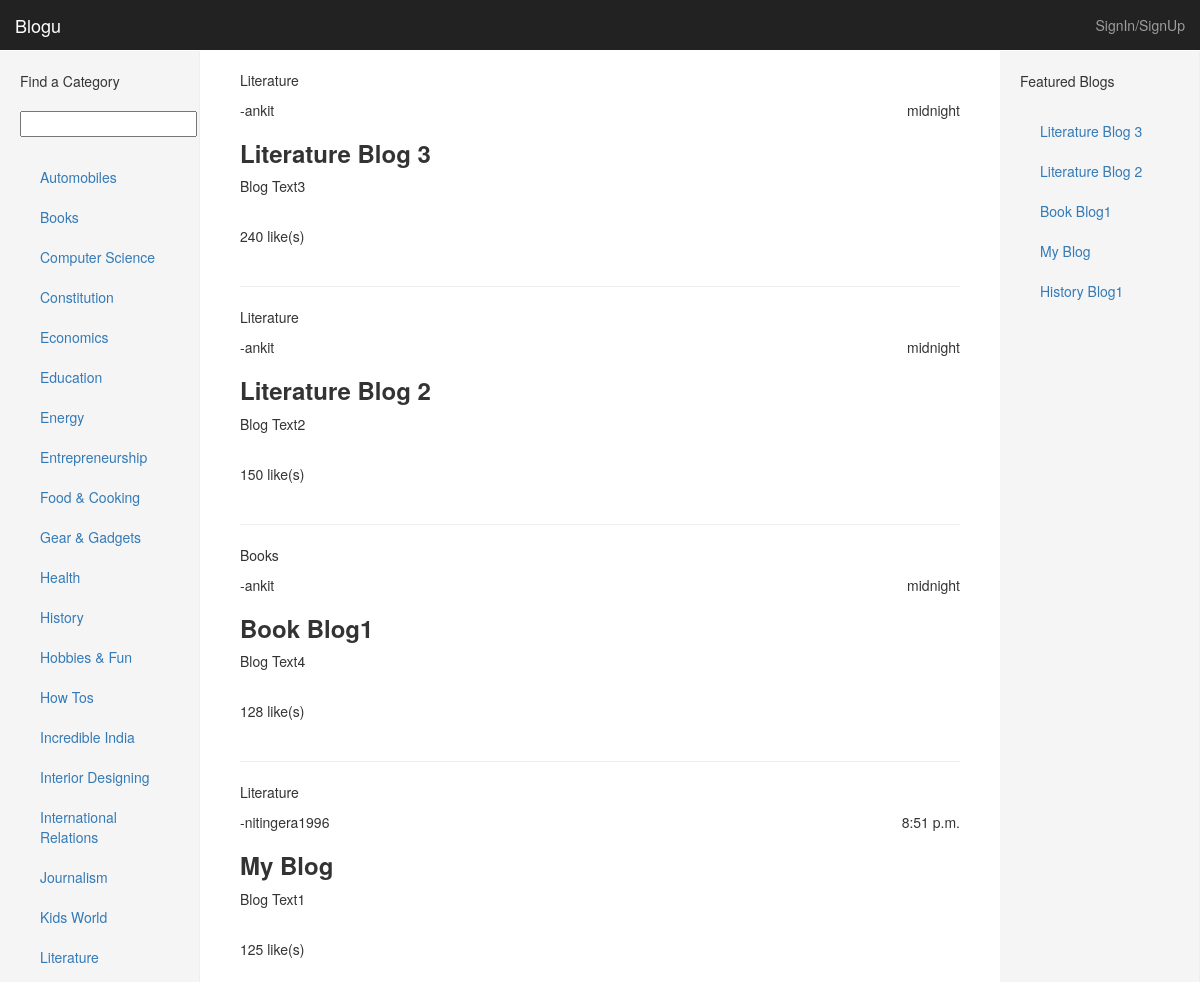
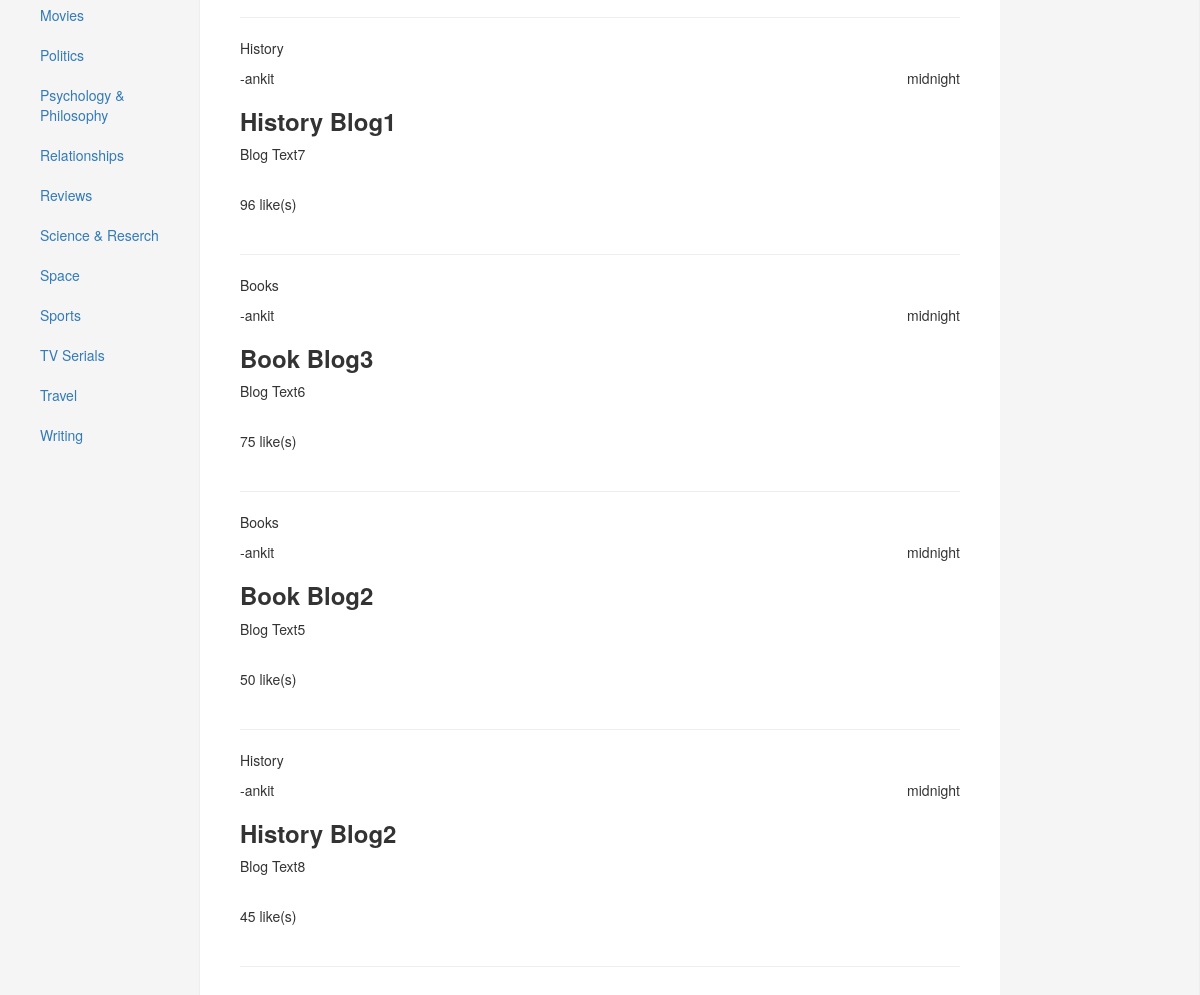
The app's page /blogu/, older data (2 pictures, top to bottom).
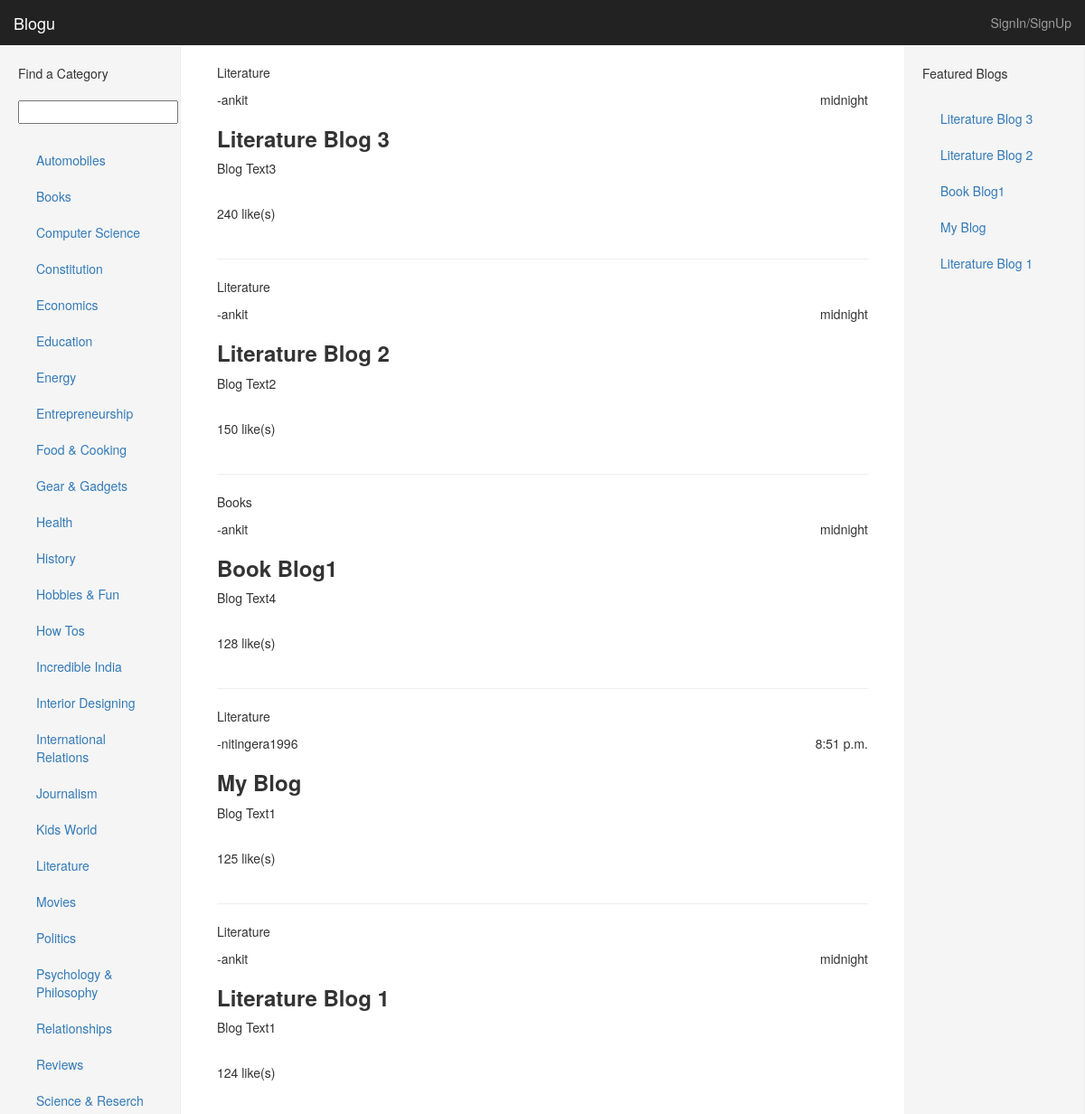
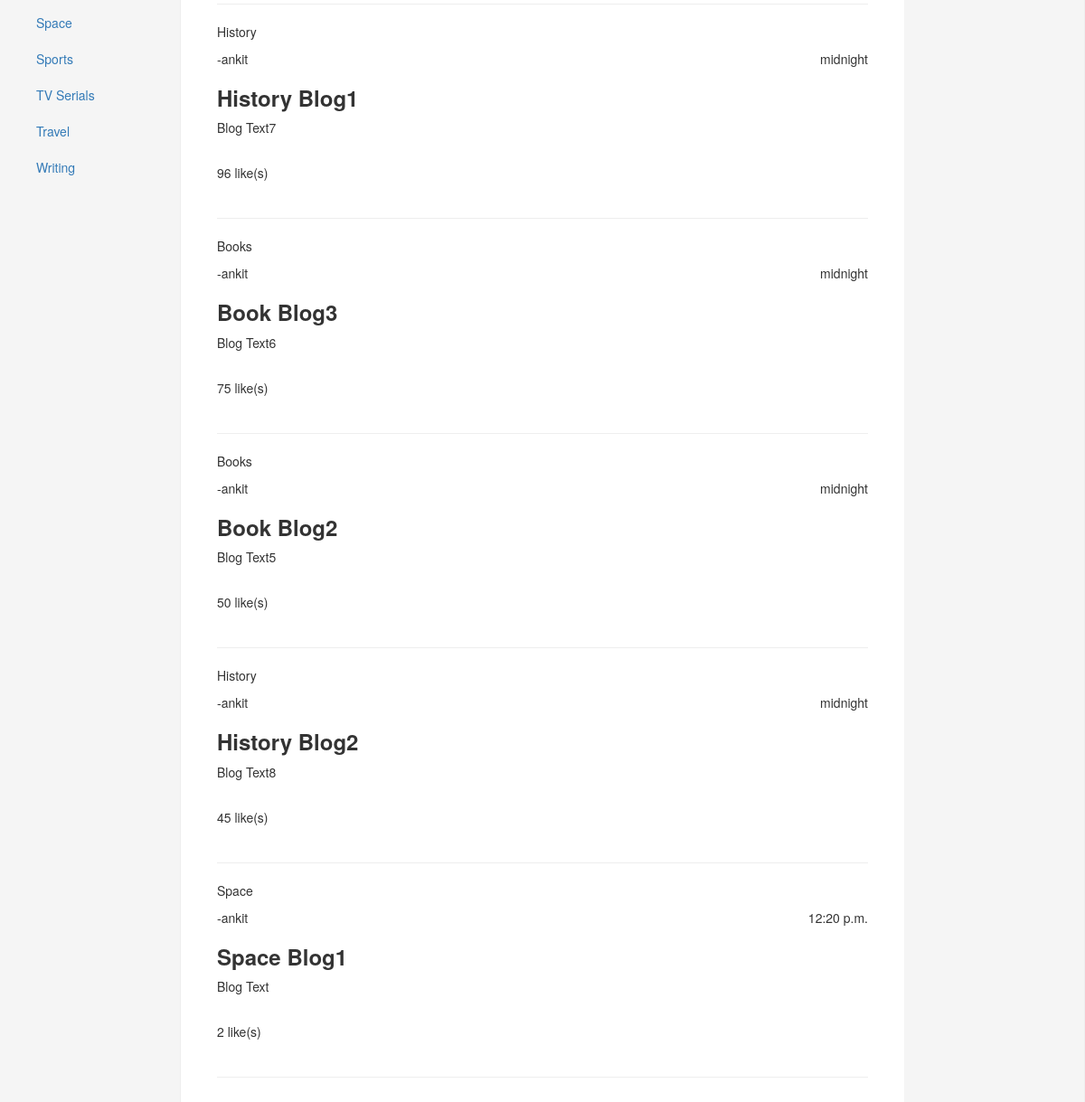
The same page, newer data (2 pictures, top to bottom).
### blogu/models.py (models this page shows, shortened)
class Category(models.Model):
    name = models.CharField(max_length=128,unique=True)
    likes = models.IntegerField(default=0)
    slug = models.SlugField(unique=True)
    def __unicode__(self):
	    return self.name

class Blog(models.Model):
    category = models.ForeignKey(Category)
    title = models.CharField(max_length=128)
    written_by=models.ForeignKey(User)
    views = models.IntegerField(default=0)
    slug = models.SlugField(unique=True)
    image=models.ImageField(upload_to="blog_images",blank=True)
    image_description=models.TextField(default='')
    heading=models.TextField(default='')
    text = models.TextField()
    likes=models.IntegerField(default=0)
    date_added=models.DateField(default='2015-01-01')
    time_added=models.TimeField(default='00:00.00.000000')

### blogu/views.py (the view)
def index(request):
    context_dict = {}
    blog_list = Blog.objects.order_by('-likes')[:10]
    context_dict['blogs']=blog_list
    comment_matrix=[]
    for blog in blog_list:
        comment_matrix.append(Comment.objects.filter(comment_to=blog).order_by('-likes')[:5])
    context_dict['comments']=comment_matrix
    response = render(request,'blogu/index.html',context_dict)
    return response

### blogu/templatetags/blogu_extras.py (called while the page is built)
@register.inclusion_tag('blogu/cats.html')
def get_category_list(cat=None):
    return {'cats':Category.objects.all().order_by('name'), "act_cat": cat}

@register.inclusion_tag('blogu/blogs.html')
def get_blogs_list(cat=None):
    if cat:
        c=Category.objects.get(slug=cat)
        if c:
            blogs=Blog.objects.filter(category=c).order_by('-likes')[:5]
    else:
        blogs=Blog.objects.order_by('-likes')[:5]
    return {'blogs':blogs}

### templates/blogu/index.html (shortened to what this page needs)
{% extends 'blogu/base.html' %}
{% load staticfiles %}
{% block body_block %}
		{% if blogs %}
                {% for blog in blogs %}
                    <p style='text-align:left;'>{{ blog.category }}</p>
                    <span style='float:right;'>{{ blog.time_added }}</span>
                <p class='text-left'> -{{ blog.written_by }}</p>
                <h3><strong>{{ blog.title }}</strong></h3>
                <p>{{ blog.text }}</p>
                <br/>
                {{ blog.likes }} like(s)
                <br/>
                <br/>
                <hr noshade size=9>
                {% endfor %}
		{% else %}
		    <strong>There are no blogs present.</strong>
		{% endif %}
{% endblock %}

### templates/blogu/cats.html
{% if cats %}
    <u1 class="nav nav-sidebar">
	{% for c in cats %}
	    {% if c == act_cat %}
		<li class="active"><a href="{% url 'category' c.slug %}">{{ c.name }}</a></li>
		{% else %}
	    <li><a href="{% url 'category' c.slug %}">{{ c.name }}</a></li>
	    {% endif %}
	{% endfor %}
{% else %}
    <li><strong>There are no categories present</strong></li>
	</u1>
{% endif %}

### templates/blogu/blogs.html
{% if blogs %}
    <u1 class="nav nav-sidebar">
	{% for b in blogs %}
	    <li><a href="{% url 'blog' b.slug %}">{{ b.title }}</a></li>
	{% endfor %}
{% else %}
    <li><strong>There are no blogs present</strong></li>
	</u1>
{% endif %}

Row changes from the older to the newer data that the page shows:
no longer on one of the page's lists (row unchanged): Blog: title "History Blog1"
added Blog: category "Literature", time_added "midnight", written_by "ankit", title "Literature Blog 1", text "Blog Text1", likes "124"
added Blog: category "Space", time_added "12:20 p.m.", written_by "ankit", title "Space Blog1", text "Blog Text", likes "2"
